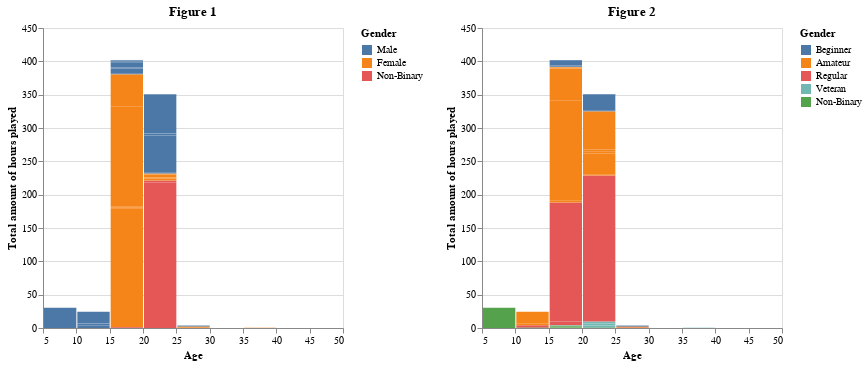

Notebook code for this chart:
### Markdown cell above
create a visualization of the dataset

### Code cell
age_chart = alt.Chart(players_train).mark_bar().encode(
    x = alt.X('age', bin=True, title="Age"),
    y = alt.Y('played_hours', title="Total amount of hours played"),
    color = alt.Color(
        "gender:N",
        legend=alt.Legend(
            title="Gender",
            labelExpr="{'1':'Male','2':'Female','3':'Non-Binary'}[datum.label]"
        )
    )
).properties(
    title="Figure 1"
)


age_chart_exp = alt.Chart(players_train).mark_bar().encode(
    x = alt.X('age', bin = True).title("Age"),
    y = alt.Y('played_hours').title("Total amount of hours played"),
    color = alt.Color(
        "experience",
    legend=alt.Legend(
            title="Gender",
            labelExpr="{'1':'Beginner','2':'Amateur','3':'Regular','4':'Veteran','5':'Non-Binary'}[datum.label]"
        ))
).properties(
    title="Figure 2"
)
(age_chart | age_chart_exp).resolve_scale(
    color='independent'
)

### Figure 1 — Vega-Lite specification as saved in the notebook (floating-point values rounded to 4 significant figures; data arrays with more than 128 entries replaced by an {"elided": "..."} marker saying what was removed)
{"config": {"view": {"continuousWidth": 300, "continuousHeight": 300}}, "hconcat": [{"mark": {"type": "bar"}, "encoding": {"color": {"field": "gender", "legend": {"labelExpr": "{'1':'Male','2':'Female','3':'Non-Binary'}[datum.label]", "title": "Gender"}, "type": "nominal"}, "x": {"bin": true, "field": "age", "title": "Age", "type": "quantitative"}, "y": {"field": "played_hours", "title": "Total amount of hours played", "type": "quantitative"}}, "title": "Figure 1"}, {"mark": {"type": "bar"}, "encoding": {"color": {"field": "experience", "legend": {"labelExpr": "{'1':'Beginner','2':'Amateur','3':'Regular','4':'Veteran','5':'Non-Binary'}[datum.label]", "title": "Gender"}, "type": "nominal"}, "x": {"bin": true, "field": "age", "title": "Age", "type": "quantitative"}, "y": {"field": "played_hours", "title": "Total amount of hours played", "type": "quantitative"}}, "title": "Figure 2"}], "data": {"name": "data-3f2ca9c616cc76115d65451aa3283116"}, "resolve": {"scale": {"color": "independent"}}, "$schema": "https://vega.github.io/schema/vega-lite/v5.20.1.json", "datasets": {"data-3f2ca9c616cc76115d65451aa3283116": {"elided": "140 records"}}}
